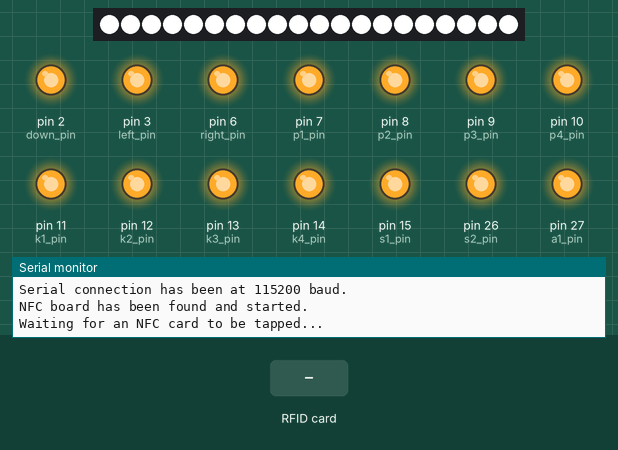
A sketch run on a simulated Arduino Mega 2560, built with avr-gcc and run on an emulated ATmega2560. On the bench: 20 RGB LEDs in strip order, left to right, output pins drawn as LEDs (lit = HIGH), the last lines printed to the serial monitor. The inputs (shaded band) are chosen by the test bench. Pins used as bus, display or sensor lines are not drawn.

Above: at 3.7 s.
3.8 s: RFID card 6B 45 8B 2F held to the reader
At 4.5 s:
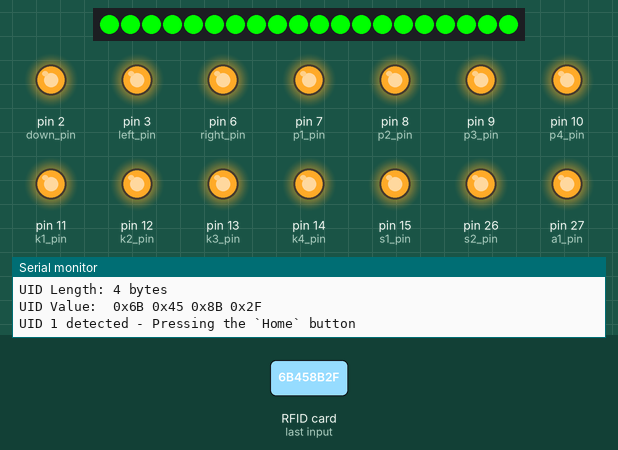
6.4 s: RFID card 5E 7A 19 C4 held to the reader
At 7.8 s:
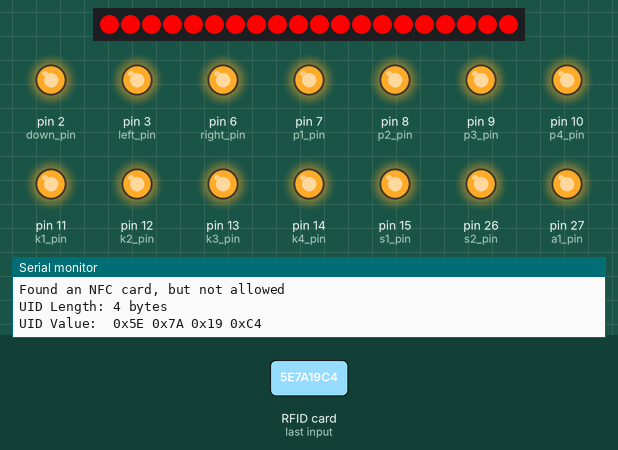
9.4 s: RFID card F3 45 22 2A held to the reader
At 9.9 s:
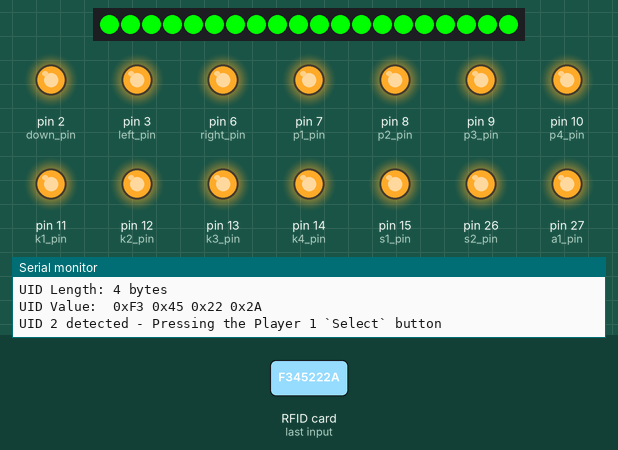
Timing chart, 0 to 12.4 s (numbered marks = the images above; inputs shaded):
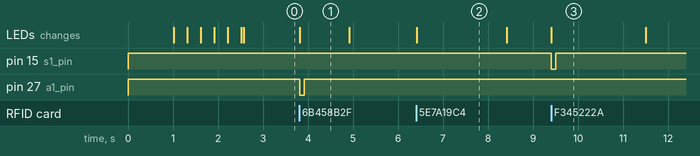

The sketch:

Vewlix_NFC_with_RGB.ino
```cpp
// (licence header left out)
#include <Adafruit_PN532.h>
#include <Wire.h>
#include <Adafruit_NeoPixel.h>

// Define the SDA and SCL pins.
// These must be kept on an I2C pair and in order.
// Reference your board pinout diagram to see which pins are connected to which I2C pairs.
// Please note that these are GPIO pins, not the numbered pins on some boards.
// Please note that GPIO pins start at 0 (GPIO0).

constexpr int sda_pin = 4;
constexpr int scl_pin = 5;

// GPIO pin for the WS2812b LEDs
constexpr int led_pin = 0;

// Define which inputs are on which pins.
// Please note that these are GPIO pins, not the numbered pins on some boards.
// Please note that GPIO pins start at 0 (GPIO0).

//                           // GP2040 | Xinput | Switch  | PS3/4/5  | Dinput | Arcade |
constexpr int up_pin = 1;    // UP     | UP     | UP      | UP       | UP     | UP     |
constexpr int down_pin = 2;  // DOWN   | DOWN   | DOWN    | DOWN     | DOWN   | DOWN   |
constexpr int left_pin = 3;  // LEFT   | LEFT   | LEFT    | LEFT     | LEFT   | LEFT   |
constexpr int right_pin = 6; // RIGHT  | RIGHT  | RIGHT   | RIGHT    | RIGHT  | RIGHT  |
constexpr int p1_pin = 7;    // B3     | X      | Y       | Square   | 1      | P1     |
constexpr int p2_pin = 8;    // B4     | Y      | X       | Triangle | 4      | P2     |
constexpr int p3_pin = 9;    // R1     | RB     | R       | R1       | 6      | P3     |
constexpr int p4_pin = 10;   // L1     | LB     | L       | L1       | 5      | P4     |
constexpr int k1_pin = 11;   // B1     | A      | B       | Cross    | 2      | K1     |
constexpr int k2_pin = 12;   // B2     | B      | A       | Circle   | 3      | K2     |
constexpr int k3_pin = 13;   // R2     | RT     | ZR      | R2       | 8      | K3     |
constexpr int k4_pin = 14;   // L2     | LT     | ZL      | L2       | 7      | K4     |
constexpr int s1_pin = 15;   // S1     | Back   | Minus   | Select   | 9      | Coin   |
constexpr int s2_pin = 26;   // S2     | Start  | Plus    | Start    | 10     | Start  |
constexpr int a1_pin = 27;   // A1     | Guide  | Home    | PS       | 13     | ~      |
constexpr int ls_pin = 28;   // L3     | LS     | LS      | L3       | 11     | LS     |
constexpr int rs_pin = 29;   // R3     | RS     | RS      | R3       | 12     | RS     |

// Since the Waveshare RP2040 Zero only has 20 easily accessible GPIO pins A2 (capture) and player 2 coin are disable by default.
// You can add one of these back in if you remove something from above, like the RS button.
// Make sure you change the GPIO pin accordingly.

constexpr int a2_pin = 99;   // A2     | ~      | Capture | ~        | 14     | ~      |
constexpr int p2s1_pin = 99; // S1     | Back   | Minus   | Select   | 9      | Coin   |

// Define the pin array.
// You can add additional inputs here.

constexpr int pin_array[] = {up_pin, down_pin, left_pin, right_pin, p1_pin, p2_pin, p3_pin, p4_pin, k1_pin, k2_pin, k3_pin, k4_pin, s1_pin, s2_pin, a1_pin, ls_pin, rs_pin, a2_pin, p2s1_pin};

Adafruit_PN532 nfc(sda_pin, scl_pin);
Adafruit_NeoPixel strip = Adafruit_NeoPixel(20, led_pin, NEO_GRB + NEO_KHZ800); // 10 LEDs, GPIO pin, type

// Define the allowed UID values
// To find out the UID vales of your cards just upload this sketch and tap a card.
// If not in the list it will come back saying "Found an NFC card, but not allowed".
// It will also display the IUD in the serial monitor (remember to connect at 115200 baud).
// Depending on the NFC card or token you are using it may be either 4 or 7 characters long.
// An example 7 character UID is { 0x4, 0x79, 0x35, 0x10, 0xB9, 0x2A, 0x81 }.

const uint8_t allowedUIDs[][7] = {
  { 0x6B, 0x45, 0x8B, 0x2F },  // UID 0 - Launch [Game name here]
  { 0xF3, 0x45, 0x22, 0x2A },  // UID 1 - Press the `Home` button
  { 0x79, 0xD3, 0x8B, 0x2F },  // UID 2 - Press the Player 1 `Select` button
  { 0xA7, 0x3D, 0x8B, 0x2F }   // UID 3 - Press the Player 2 `Select` button
  // Add more allowed UIDs here
};

void setup(void) {
  Serial.begin(115200);

  // set each pin as output and high
  for (int pin : pin_array) {
    pinMode(pin, OUTPUT);
    digitalWrite(pin, HIGH);
  }

  strip.begin(); // Initialize NeoPixel strip object
  strip.show(); // Turn off all LEDs by default

  delay(1000);
  Serial.println("Serial connection has been at 115200 baud.");
  nfc.begin();
  Serial.println("NFC board has been found and started.");

  uint32_t nfc_version = nfc.getFirmwareVersion();

  if (!nfc_version) {
    Serial.print("Didn't find PN53x board");
    while (1);
  }

  nfc.SAMConfig();
  Serial.println("Waiting for an NFC card to be tapped...");

  // Fade LEDs to black to white on first boot
  // Note that cards cannot be tapped until this fade is completed

  for (int i = 0; i <= 255; i++) {
    setAllLEDs(strip.Color(i, i, i));
    delay(5); // Adjust delay for desired fade speed
  }
}

void loop(void) {
  bool isAllowedUID = false;

  uint8_t uid[] = { 0, 0, 0, 0, 0, 0, 0 };
  uint8_t uidLength = 0;
  uint8_t nfc_success = nfc.readPassiveTargetID(PN532_MIFARE_ISO14443A, uid, &uidLength);

  if (nfc_success) {
    // Check if the UID is in the allowed list
    for (int i = 0; i < sizeof(allowedUIDs) / sizeof(allowedUIDs[0]); i++) {
      if (memcmp(uid, allowedUIDs[i], uidLength) == 0) {
        isAllowedUID = true;
        break;
      }
    }

    if (isAllowedUID) {
      Serial.println("--------------------------"); // This just adds a nice line to the serial monitor output to help keep multiple taps seperated
      Serial.println("Found an allowed NFC card!");
      Serial.print("UID Length: ");Serial.print(uidLength, DEC);Serial.println(" bytes");
      Serial.print("UID Value: ");

      for (uint8_t i=0; i < uidLength; i++) {
        Serial.print(" 0x");Serial.print(uid[i], HEX);
      }
      Serial.println("");

      // Set all LEDs to green for 1 second
      setAllLEDs(strip.Color(0, 255, 0));

      // Do different things based on the UID
      // Example:
      //      writeDelay(a1_pin, 100, 500);
      //            a1_pin = The input pin you set at the top
      //            100 = The amount of time in ms (1/1000 of a second) to hold down the button before releasing
      //            500 = The amount of time in ms (1/1000 of a second) to wait after the button has been pressed before moving to the next line

      if (memcmp(uid, allowedUIDs[0], uidLength) == 0) {
        Serial.println("UID 1 detected - Pressing the `Home` button");
        writeDelay(a1_pin, 100, 1000);
      }

    else if (memcmp(uid, allowedUIDs[1], uidLength) == 0) {
        Serial.println("UID 2 detected - Pressing the Player 1 `Select` button");
        writeDelay(s1_pin, 100, 2000);
      }

    else if (memcmp(uid, allowedUIDs[2], uidLength) == 0) {
        Serial.println("UID 3 detected - Pressing the Player 2 `Select` button");
        writeDelay(p2s1_pin, 100, 1000);
      }

    else if (memcmp(uid, allowedUIDs[3], uidLength) == 0) {
        Serial.println("UID 4 detected - Launching [Game name here]");
        writeDelay(a1_pin, 100, 500);
        writeDelay(left_pin, 100, 500);
        writeDelay(k2_pin, 100, 2000);
        writeDelay(p4_pin, 100, 500);
        writeDelay(right_pin, 100, 250);
        writeDelay(right_pin, 100, 500);
        writeDelay(k2_pin, 100, 1000);
        writeDelay(k2_pin, 100, 1000);
        writeDelay(k2_pin, 100, 2000);
      }

      // Add more conditional actions for other allowed UIDs
      // UID list starts at 0
      // You write your list of UIDs starting on line 27
    }

  else {
      Serial.println("----------------------------------"); // This just adds a nice line to the serial monitor output to help keep multiple taps seperated
      Serial.println("Found an NFC card, but not allowed");
      Serial.print("UID Length: ");Serial.print(uidLength, DEC);Serial.println(" bytes");
      Serial.print("UID Value: ");
      for (uint8_t i=0; i < uidLength; i++) {
        Serial.print(" 0x");Serial.print(uid[i], HEX);
      }
      Serial.println("");

      // Set all LEDs to red for 1 second
      setAllLEDs(strip.Color(255, 0, 0));
      delay(1000);

    delay(1000); // This delay forces a 1000ms delay between card scanning preventing double taps


    // Each button press has a wait legth at the end
    // The last button pressed will also have a wait if you add it
    // The above wait will be in adition to the last button pressed wait
    // If you do not have a sufficent amount of overall wait time your card may tap twice
    // This wait will also prevent taps from other cards from being made
    }

  }

  // Set LEDs back to white
  setAllLEDs(strip.Color(255, 255, 255));
}

void writeDelay(int pin, int delay_low, int delay_high) {
    digitalWrite(pin, LOW);
    delay(delay_low);
    digitalWrite(pin, HIGH);
    delay(delay_high);
}

// Helper function to set all LEDs to a specific color
void setAllLEDs(uint32_t color) {
  for (int i = 0; i < strip.numPixels(); i++) {
    strip.setPixelColor(i, color);
  }
  strip.show();
}
```

Measured:
- after the input at 3.8 s, pin 27 (a1_pin): HIGH → LOW at once, → HIGH 0.10 s later; the LEDs: change at once (image 1)
- after the input at 6.4 s, the LEDs: change at once (image 2)
- after the input at 9.4 s, pin 15 (s1_pin): HIGH → LOW at once, → HIGH 0.10 s later; the LEDs: change at once (image 3)
- what the display in image 1 shows lasts 1.1 s, from 3.8 s to 4.9 s
- what the display in image 2 shows lasts 2.0 s, from 6.4 s to 8.4 s
- what the display in image 3 shows lasts 2.1 s, from 9.4 s to 11.5 s
